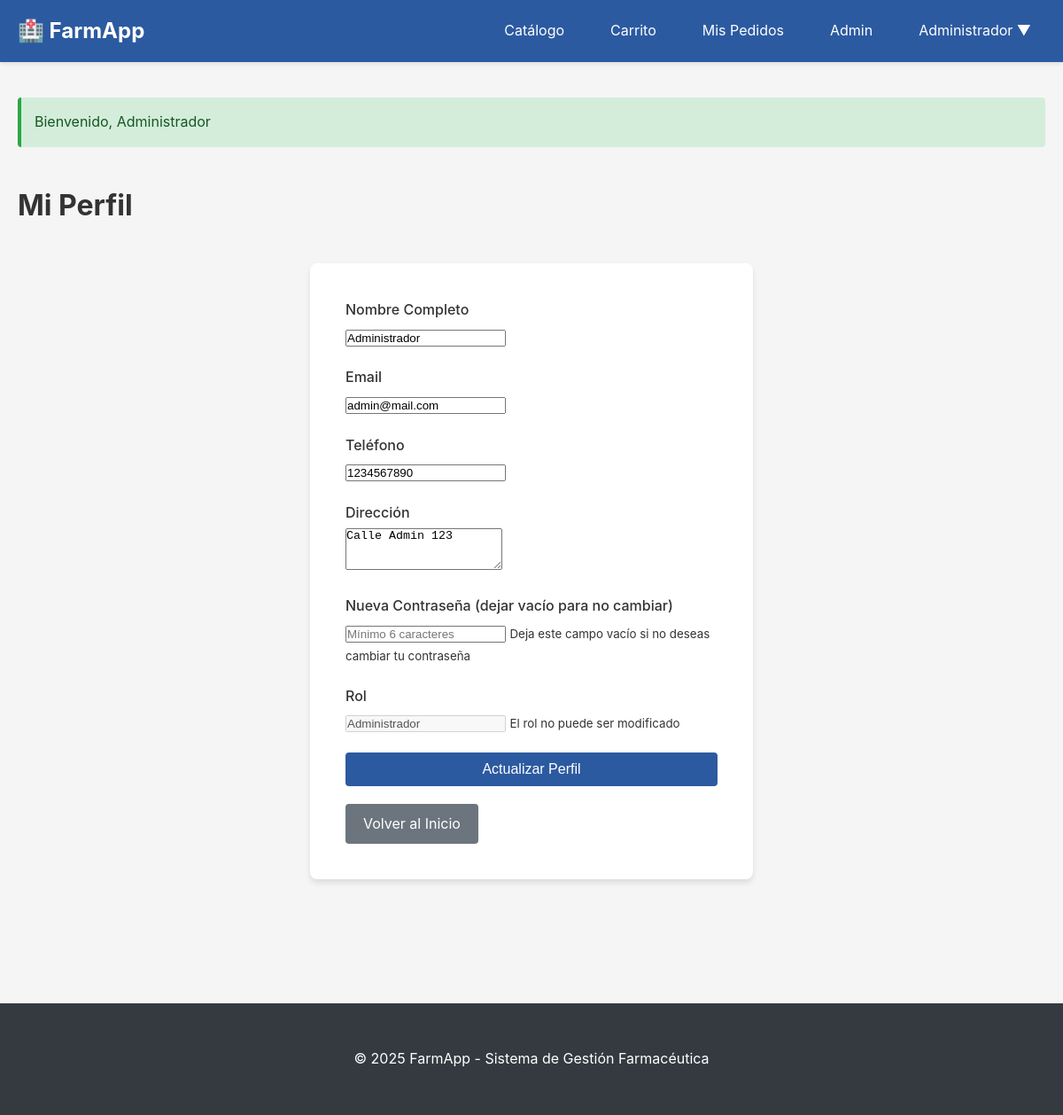
The page /index.php?action=perfil (signed in) on the database its author committed.
### tables this page shows
CREATE TABLE IF NOT EXISTS `usuarios` (
  `id` int(11) NOT NULL AUTO_INCREMENT,
  `nombre` varchar(100) NOT NULL,
  `email` varchar(100) NOT NULL,
  `password` varchar(255) NOT NULL,
  `telefono` varchar(20) DEFAULT NULL,
  `direccion` text DEFAULT NULL,
  `rol_id` int(11) NOT NULL DEFAULT 3,
  `activo` tinyint(1) NOT NULL DEFAULT 1,
  `created_at` timestamp NOT NULL DEFAULT CURRENT_TIMESTAMP,
  `updated_at` timestamp NOT NULL DEFAULT CURRENT_TIMESTAMP ON UPDATE CURRENT_TIMESTAMP,
  PRIMARY KEY (`id`),
  UNIQUE KEY `email` (`email`),
  KEY `rol_id` (`rol_id`),
  CONSTRAINT `usuarios_ibfk_1` FOREIGN KEY (`rol_id`) REFERENCES `roles` (`id`) ON DELETE CASCADE
);

CREATE TABLE IF NOT EXISTS `roles` (
  `id` int(11) NOT NULL AUTO_INCREMENT,
  `nombre` varchar(50) NOT NULL,
  `descripcion` text,
  `created_at` timestamp NOT NULL DEFAULT CURRENT_TIMESTAMP,
  PRIMARY KEY (`id`),
  UNIQUE KEY `nombre` (`nombre`)
);

### utils/Auth.php (called while the page is built, shortened)
<?php
class Auth {
    public static function check() {
        return isset($_SESSION['usuario']) && !empty($_SESSION['usuario']);
    }
    public static function user() {
        return $_SESSION['usuario'] ?? null;
    }
    public static function id() {
        return $_SESSION['usuario']['id'] ?? null;
    }
    public static function rol() {
        return $_SESSION['usuario']['rol_nombre'] ?? null;
    }
    public static function esAdmin() {
        return self::rol() === 'Administrador';
    }
}

### models/Usuario.php (called while the page is built, shortened)
<?php
require_once __DIR__ . '/../config/database.php';
class Usuario {
    private $db;
    public function __construct() {
        $this->db = Database::getInstance()->getConnection();
    }
    public function obtenerPorId($id) {
        $stmt = $this->db->prepare("
            SELECT u.*, r.nombre as rol_nombre
            FROM usuarios u
            INNER JOIN roles r ON u.rol_id = r.id
            WHERE u.id = ?
        ");
        $stmt->execute([$id]);
        return $stmt->fetch();
    }
}

### config/database.php (called while the page is built, shortened)
<?php
class Database {
    private static $instance = null;
    private $connection;
    private $isProduction = false;
    private $configLocal = [
        'host' => 'localhost',
        'dbname' => 'farmapp',
        'username' => 'root',
        'password' => '1003418409',
        'charset' => 'utf8mb4'
    ];
    private $configProduction = [
        'host' => 'sqlXXX.epizy.com',
        'dbname' => 'epiz_XXXXXX_farmapp',
        'username' => 'epiz_XXXXXX',
        'password' => 'tu_password_aqui',
        'charset' => 'utf8mb4'
    ];
    private function getConfig() {
        return $this->isProduction ? $this->configProduction : $this->configLocal;
    }
    private function __construct() {
        try {
            $config = $this->getConfig();
            $dsn = "mysql:host={$config['host']};dbname={$config['dbname']};charset={$config['charset']}";
            $options = [
                PDO::ATTR_ERRMODE            => PDO::ERRMODE_EXCEPTION,
                PDO::ATTR_DEFAULT_FETCH_MODE => PDO::FETCH_ASSOC,
                PDO::ATTR_EMULATE_PREPARES   => false,
            ];
            $this->connection = new PDO($dsn, $config['username'], $config['password'], $options);
        } catch (PDOException $e) {
            $env = $this->isProduction ? 'PRODUCCIÓN' : 'LOCALHOST';
            die("Error de conexión a la base de datos ({$env}): " . $e->getMessage() .
                "<br><br>Verifica la configuración en config/database.php");
        }
    }
    public static function getInstance() {
        if (self::$instance === null) {
            self::$instance = new self();
        }
        return self::$instance;
    }
    public function getConnection() {
        return $this->connection;
    }
}

### views/auth/perfil.php (the view, shortened to what this page needs)
<?php
require_once __DIR__ . '/../layout/header.php';
$usuario = Auth::user();
?>
<div class="container">
    <h1>Mi Perfil</h1>
    <div class="auth-container">
        <div class="auth-card">
            <form method="POST" action="<?php echo BASE_URL; ?>/index.php?action=perfil">
                <div class="form-group">
                    <label for="nombre">Nombre Completo</label>
                    <input type="text" id="nombre" name="nombre" required
                           value="<?php echo htmlspecialchars($usuario['nombre']); ?>">
                </div>
                <div class="form-group">
                    <label for="email">Email</label>
                    <input type="email" id="email" name="email" required
                           value="<?php echo htmlspecialchars($usuario['email']); ?>">
                </div>
                <div class="form-group">
                    <label for="telefono">Teléfono</label>
                    <input type="tel" id="telefono" name="telefono"
                           value="<?php echo htmlspecialchars($usuario['telefono'] ?? ''); ?>">
                </div>
                <div class="form-group">
                    <label for="direccion">Dirección</label>
                    <textarea id="direccion" name="direccion" rows="3"><?php echo htmlspecialchars($usuario['direccion'] ?? ''); ?></textarea>
                </div>
                <div class="form-group">
                    <label for="password">Nueva Contraseña (dejar vacío para no cambiar)</label>
                    <input type="password" id="password" name="password"
                           placeholder="Mínimo <?php echo PASSWORD_MIN_LENGTH; ?> caracteres">
                    <small>Deja este campo vacío si no deseas cambiar tu contraseña</small>
                </div>
                <div class="form-group">
                    <label>Rol</label>
                    <input type="text" value="<?php echo htmlspecialchars($usuario['rol_nombre']); ?>" disabled>
                    <small>El rol no puede ser modificado</small>
                </div>
                <button type="submit" class="btn btn-primary btn-block">Actualizar Perfil</button>
            </form>
            <div style="margin-top: 20px;">
                <a href="<?php echo BASE_URL; ?>/index.php" class="btn btn-secondary">Volver al Inicio</a>
            </div>
        </div>
    </div>
</div>
<?php
require_once __DIR__ . '/../layout/footer.php';
?>

### views/layout/header.php (shortened to what this page needs)
<!DOCTYPE html>
<html lang="es">
<head>
    <link rel="stylesheet" href="<?php echo BASE_URL; ?>/public/css/style.css">
</head>
<body>
    <nav class="navbar">
        <div class="container">
            <div class="nav-brand">
                <a href="<?php echo BASE_URL; ?>/index.php">🏥 FarmApp</a>
            </div>
            <ul class="nav-menu">
                <li><a href="<?php echo BASE_URL; ?>/index.php?action=catalogo">Catálogo</a></li>
                <?php if (Auth::check()): ?>
                    <li><a href="<?php echo BASE_URL; ?>/index.php?action=carrito">
                        Carrito
                    </a></li>
                    <li><a href="<?php echo BASE_URL; ?>/index.php?action=mis_pedidos">Mis Pedidos</a></li>
                    <?php if (Auth::esAdmin()): ?>
                        <li><a href="<?php echo BASE_URL; ?>/index.php?action=admin_dashboard">Admin</a></li>
                    <?php elseif (Auth::esFarmaceutico()): ?>
                        <li><a href="<?php echo BASE_URL; ?>/index.php?action=farmaceutico_dashboard">Farmacéutico</a></li>
                    <?php endif; ?>
                    <li class="dropdown">
                        <a href="#" class="dropdown-toggle">
                            <?php echo htmlspecialchars(Auth::user()['nombre']); ?> ▼
                        </a>
                    </li>
                <?php else: ?>
                    <li><a href="<?php echo BASE_URL; ?>/index.php?action=login">Iniciar Sesión</a></li>
                    <li><a href="<?php echo BASE_URL; ?>/index.php?action=registro">Registrarse</a></li>
                <?php endif; ?>
            </ul>
        </div>
    </nav>
    <main class="main-content">
        <?php if (isset($_SESSION['success'])): ?>
            <div class="alert alert-success">
                <?php echo htmlspecialchars($_SESSION['success']); unset($_SESSION['success']); ?>
            </div>
        <?php endif; ?>

### public/css/style.css (style rules this page uses)
* { margin: 0; padding: 0; box-sizing: border-box; }
:root { --primary-color: #2c5aa0; --secondary-color: #4a90e2; --success-color: #28a745; --danger-color: #dc3545; --warning-color: #ffc107; --dark-color: #343a40; --light-color: #f8f9fa; --border-color: #dee2e6; --text-color: #333; --text-muted: #6c757d; }
body { font-family: -apple-system, BlinkMacSystemFont, 'Segoe UI', Roboto, 'Helvetica Neue', Arial, sans-serif; line-height: 1.6; color: var(--text-color); background-color: #f5f5f5; }
.container { max-width: 1200px; margin: 0 auto; padding: 20px; }
.navbar { background-color: var(--primary-color); color: white; padding: 1rem 0; box-shadow: 0 2px 4px rgba(0,0,0,0.1); }
.navbar .container { display: flex; justify-content: space-between; align-items: center; padding: 0 20px; }
.nav-brand a { color: white; text-decoration: none; font-size: 1.5rem; font-weight: bold; }
.nav-menu { display: flex; list-style: none; gap: 20px; align-items: center; }
.nav-menu a { color: white; text-decoration: none; padding: 8px 16px; border-radius: 4px; transition: background-color 0.3s; }
.dropdown { position: relative; }
.main-content { min-height: calc(100vh - 200px); padding: 20px 0; }
.alert { padding: 15px; margin: 20px; border-radius: 4px; border-left: 4px solid; }
.alert-success { background-color: #d4edda; border-color: var(--success-color); color: #155724; }
.btn { display: inline-block; padding: 10px 20px; border: none; border-radius: 4px; text-decoration: none; cursor: pointer; font-size: 1rem; transition: all 0.3s; text-align: center; }
.btn-primary { background-color: var(--primary-color); color: white; }
.btn-secondary { background-color: var(--text-muted); color: white; }
.btn-block { display: block; width: 100%; }
.form-group { margin-bottom: 20px; }
.form-group label { display: block; margin-bottom: 5px; font-weight: 500; }
.auth-container { display: flex; justify-content: center; align-items: center; min-height: 60vh; padding: 40px 20px; }
.auth-card { background: white; padding: 40px; border-radius: 8px; box-shadow: 0 4px 6px rgba(0,0,0,0.1); width: 100%; max-width: 500px; }

### rows shown on the page
usuarios: nombre "Administrador", email "admin@mail.com", telefono "1234567890", direccion "Calle Admin 123", rol.nombre "Administrador"

### other values the page prints
$_SESSION['success'] "Bienvenido, Administrador"
